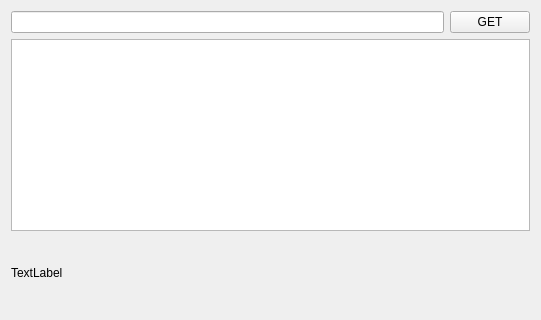
<?xml version="1.0" encoding="UTF-8"?>
<ui version="4.0">
 <class>Widget</class>
 <widget class="QWidget" name="Widget">
  <property name="geometry">
   <rect>
    <x>0</x>
    <y>0</y>
    <width>541</width>
    <height>320</height>
   </rect>
  </property>
  <property name="windowTitle">
   <string>Widget</string>
  </property>
  <layout class="QVBoxLayout" name="verticalLayout">
   <item>
    <layout class="QHBoxLayout" name="horizontalLayout">
     <item>
      <widget class="QLineEdit" name="lineEdit"/>
     </item>
     <item>
      <widget class="QPushButton" name="pushButton">
       <property name="text">
        <string>GET</string>
       </property>
      </widget>
     </item>
    </layout>
   </item>
   <item>
    <widget class="QTextEdit" name="textEdit">
     <property name="sizePolicy">
      <sizepolicy hsizetype="Minimum" vsizetype="Expanding">
       <horstretch>0</horstretch>
       <verstretch>0</verstretch>
      </sizepolicy>
     </property>
    </widget>
   </item>
   <item>
    <widget class="QLabel" name="label">
     <property name="sizePolicy">
      <sizepolicy hsizetype="Expanding" vsizetype="Expanding">
       <horstretch>0</horstretch>
       <verstretch>0</verstretch>
      </sizepolicy>
     </property>
     <property name="text">
      <string>TextLabel</string>
     </property>
    </widget>
   </item>
  </layout>
 </widget>
 <resources/>
 <connections/>
</ui>
